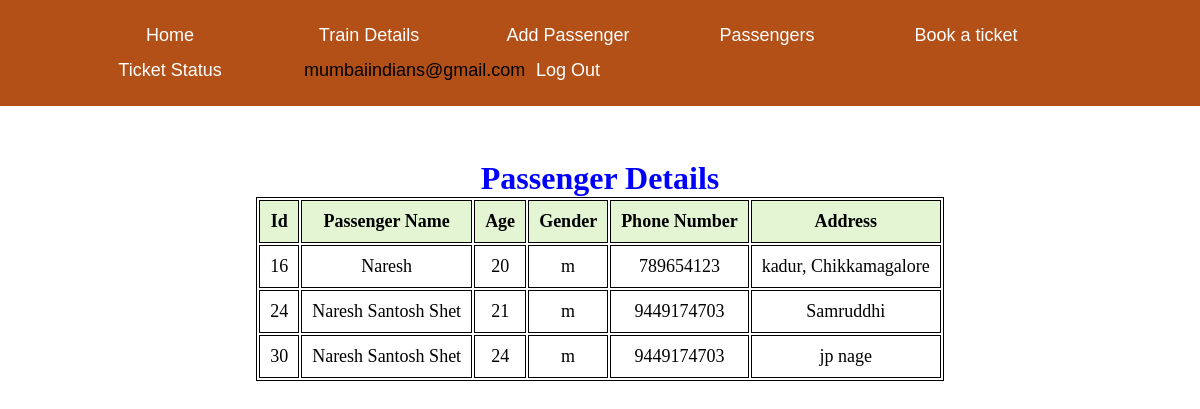
The app's page /passengerdetails.php (signed in) with its own data.
### tables this page shows
CREATE TABLE `passenger` (
  `email_id` varchar(30) NOT NULL,
  `p_name` varchar(30) NOT NULL,
  `p_age` int(20) NOT NULL,
  `p_gender` varchar(5) NOT NULL,
  `p_number` bigint(10) NOT NULL,
  `p_address` varchar(30) NOT NULL,
  `p_id` int(11) NOT NULL
);

### passengerdetails.php (the view, shortened to what this page needs)
<?php
$conn = mysqli_connect("localhost","root","","reservation");
$email =$_SESSION['user_info'] ;
$sql = "SELECT * FROM passenger where email_id='$email'";
$result=$conn->query($sql);
?>
<!DOCTYPE html>
<html lang="en">
<head>
</head>
<body>
<?php
include("header.php"); ?>
<section>
<br><br><br>
        <h1>Passenger  Details</h1>
        <table>
            <tr>
                <th>Id</th>
                <th>Passenger Name</th>
                <th>Age</th>
                <th>Gender</th>
                <th>Phone Number</th>
                <th>Address</th>
            </tr>
            <?php
                while($rows=$result->fetch_assoc())
                {
             ?>
            <tr>
                <td><?php echo $rows['p_id'];?></td>
                <td><?php echo $rows['p_name'];?></td>
                <td><?php echo $rows['p_age'];?></td>
                <td><?php echo $rows['p_gender'];?></td>
                <td><?php echo $rows['p_number'];?></td>
                <td><?php echo $rows['p_address'];?></td>
            </tr>
            <?php
                }
             ?>
        </table>
    </section>
</body>
</html>

### css/header.css (style rules this page uses)
* { margin:0px; }

### passengerdetails.php (style rules this page uses)
table { margin: 0 auto; font-size: large; border: 1px solid black; }
h1 { text-align: center; color: blue; font-size: xx-large; font-family: 'Gill Sans', 'Gill Sans MT', ' Calibri', 'Trebuchet MS', 'sans-serif'; }
td { background-color: white; border: 1px solid black; }
th, td { font-weight: bold; border: 1px solid black; padding: 10px; text-align: center; }
th { background-color:#E4F5D4; }
td { font-weight: lighter; }
html { background: url(https://cdn.pixabay.com/photo/2016/07/19/08/42/central-station-1527780_960_720.jpg) no-repeat center center fixed; -webkit-background-size: cover; -moz-background-size: cover; -o-background-size: cover; background-size: cover; }

### records on screen
passenger: p_id "16", p_name "Naresh", p_age "20", p_gender "m", p_number "789654123", p_address "kadur, Chikkamagalore"
passenger: p_id "24", p_name "Naresh Santosh Shet", p_age "21", p_gender "m", p_number "9449174703", p_address "Samruddhi"
passenger: p_id "30", p_name "Naresh Santosh Shet", p_age "24", p_gender "m", p_number "9449174703", p_address "jp nage"

### other values on screen
$_SESSION['user_info'] "mumbaiindians@gmail.com"
